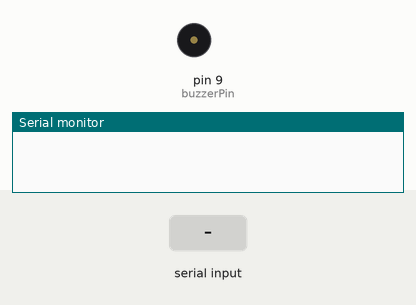
Simulated run of this sketch. Board: Arduino Uno, built with avr-gcc and run on an emulated ATmega328P. Parts: buzzer (waves = sounding), the last lines printed to the serial monitor. The test bench sets the inputs (shaded band). The local clock reads 2024-03-15 10:24:30 at power-on unless the sketch sets it.

Above: at 1.2 s.
1.3 s: "a90\n" received over the second serial link
At 1.7 s:
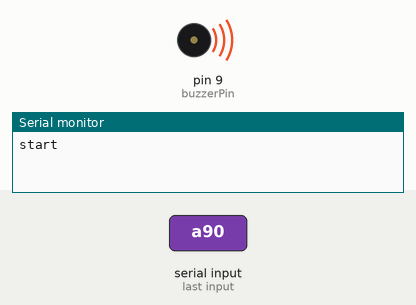
3.3 s: "d90\n" received over Serial
At 3.7 s:
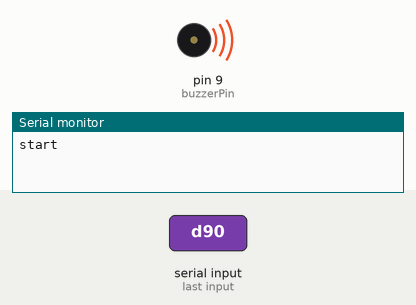
6.3 s: "d,45\n" received over Serial
At 7.5 s:
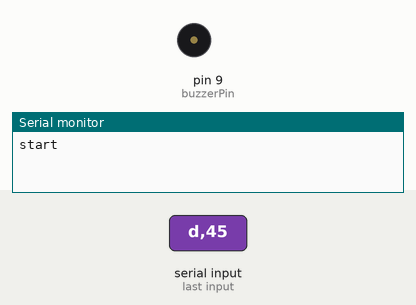
7.8 s: "d\n" received over Serial
At 9.3 s:
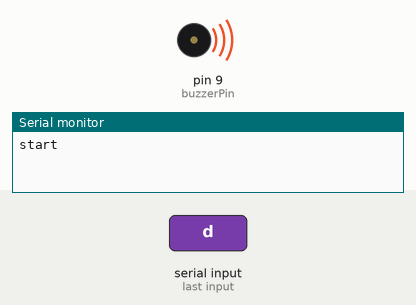
Timing chart, 0 to 10.8 s (numbered marks = the images above; inputs shaded):
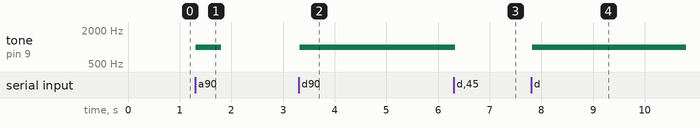

The sketch:

arduino.ino
```cpp
#include <SoftwareSerial.h>
#include <Wire.h>
#include "RTClib.h"

RTC_DS3231 rtc;
SoftwareSerial BTSerial(2, 3); // 2為RX(接TXD)，3為TX(接RXD)

const long baudRate = 9600; // 傳輸速率
String cmd; // app 傳送之指令
const int buzzerPin = 9;
int i = 0;
String sleepDuration = "", startTime = "", asleepTime = "", buzzTime = "";

void setup() {
  Serial.begin(baudRate); // 啟動序列通訊
  BTSerial.begin(baudRate); // 啟動藍牙序列通訊
  rtc.begin();

  if (rtc.lostPower()) {
    rtc.adjust(DateTime(F(__DATE__), F(__TIME__)));
  }
  pinMode(buzzerPin, OUTPUT);
}

void loop() {
  if (BTSerial.available()) { // 藍芽
    char receivedChar = BTSerial.read(); // 讀取app(藍芽)傳來的命令
    if (receivedChar == '\n' && cmd[0] == 'a') {

      int firstCommaIndex = cmd.indexOf(',');
      int secondCommaIndex = cmd.indexOf(',', firstCommaIndex + 1);

      sleepDuration = cmd.substring(firstCommaIndex + 1, secondCommaIndex);
      startTime = cmd.substring(secondCommaIndex + 1);
      Serial.println("start");

      tone(buzzerPin, 1000);
      delay(500);
      noTone(buzzerPin);
      cmd = "";
    } else {
      cmd += receivedChar;
    }
  }
  if (Serial.available()) {
    String receivedData = Serial.readStringUntil('\n');
    int commaIndex = receivedData.indexOf(',');

    if (receivedData[0] == 'd') {
      asleepTime = receivedData.substring(commaIndex + 1);
      String actualAT = calculateBuzzTime(asleepTime, startTime);
      buzzTime = calculateBuzzTime(actualAT, sleepDuration);
      String TBSend = "e,"+actualAT+","+buzzTime+"\n";
      BTSerial.write(TBSend.c_str());
    }
    else if (receivedData[0] == 'b') {
      String TBSend = "c,"+receivedData.substring(commaIndex + 1)+"\n";
      BTSerial.write(TBSend.c_str());
    }
  }

  DateTime now = rtc.now();
  char currentTime[6];
  sprintf(currentTime, "%02d:%02d", now.hour(), now.minute());
  if (String(currentTime) >= buzzTime && buzzTime != "") {
    tone(buzzerPin, 1000);
    delay(500);
    noTone(buzzerPin);
  } else {
    noTone(buzzerPin);
  }
}

String calculateBuzzTime(String asleepTime, String sleepDuration) {
  int asleepHour = asleepTime.substring(0, 2).toInt();
  int asleepMinute = asleepTime.substring(3, 5).toInt();
  int durationHour = sleepDuration.substring(0, 2).toInt();
  int durationMinute = sleepDuration.substring(3, 5).toInt();

  int buzzHour = asleepHour + durationHour;
  int buzzMinute = asleepMinute + durationMinute;

  if (buzzMinute >= 60) {
    buzzMinute -= 60;
    buzzHour += 1;
  }

  if (buzzHour >= 24) {
    buzzHour -= 24;
  }

  String buzzTime = (buzzHour < 10 ? "0" : "") + String(buzzHour) + ":" + (buzzMinute < 10 ? "0" : "") + String(buzzMinute);
  return buzzTime;
}
```

Measured:
- after the input at 1.3 s, tone on pin 9 (buzzerPin): silent → 1000 Hz at once, → silent 0.50 s later
- after the input at 3.3 s, tone on pin 9 (buzzerPin): silent → 1000 Hz at once
- after the input at 6.3 s, tone on pin 9 (buzzerPin): 1000 Hz → silent at once
- after the input at 7.8 s, tone on pin 9 (buzzerPin): silent → 1000 Hz at once
